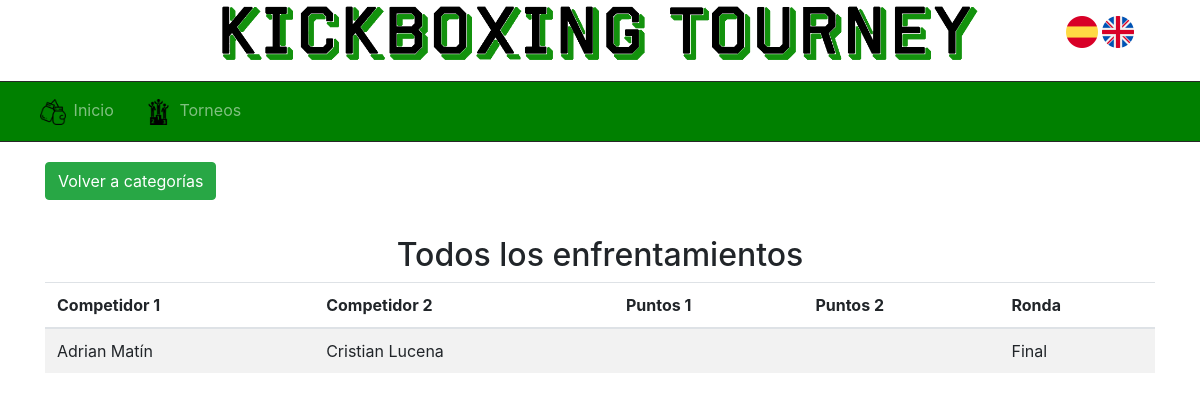
The app's page /ProyectoTFG/Invitado/listaResultadosInvitados.php?idtorneo=50&peso=64&sexo=m&edad=senior&modalidad=lowkick with its own data.
### tables this page shows
CREATE TABLE `enfrentamiento` (
  `idEnfrentamiento` int(11) NOT NULL,
  `dni1` varchar(9) DEFAULT NULL,
  `dni2` varchar(9) DEFAULT NULL,
  `puntos1` int(3) DEFAULT NULL,
  `puntos2` int(3) DEFAULT NULL,
  `ronda` int(3) NOT NULL,
  `idTorneo` int(11) NOT NULL,
  `peso` int(3) NOT NULL,
  `sexo` varchar(1) NOT NULL,
  `edad` varchar(30) NOT NULL,
  `modalidad` varchar(30) NOT NULL
);

CREATE TABLE `competidores` (
  `dni` varchar(9) NOT NULL,
  `nombre` varchar(50) NOT NULL,
  `contrasena` varchar(20) NOT NULL,
  `correo` varchar(40) NOT NULL,
  `fech_nac` date NOT NULL,
  `Catedad` varchar(30) NOT NULL,
  `licencia` int(11) NOT NULL,
  `club` int(11) NOT NULL,
  `peso` int(3) NOT NULL,
  `sexo` varchar(1) NOT NULL,
  `estado` int(1) NOT NULL,
  `img` varchar(200) DEFAULT NULL
);

### ProyectoTFG/Modelo/ModeloBD.php (called while the page is built, shortened)
<?php
class ModeloBD {
    private static $db_host = 'localhost';
    private static $db_user = 'root';
    private static $db_pass = '';
    protected $db_name = 'proyectotfg';
    protected $rows = array();
    private $conexion;
    public function open_connection() {
        $this->conexion = new mysqli(self::$db_host, self::$db_user, self::$db_pass, $this->db_name);
        $this->conexion->query("SET NAMES 'utf8'");
    }
public function get_results_from_query($query) {
    $result = $this->conexion->query($query);
    $this->rows = array();
    $hasResults = false;
    if ($result && $result->num_rows > 0) {
        while ($row = $result->fetch_assoc()) {
            $this->rows[] = $row;
            $hasResults = true;
        }
    }
    return $hasResults;
}
    public function get_rows() {
        return $this->rows;
    }
}

### ProyectoTFG/Modelo/ModeloEnfrentamiento.php (called while the page is built, shortened)
<?php
include_once 'ModeloBD.php';
include_once '../Clases/Enfrentamiento.php';
class ModeloEnfrentamiento {
    private $modeloBD;
    public function __construct() {
        $this->modeloBD = new ModeloBD();
    }
    public function obtenerEnfrentamientosPorCriterios($idTorneo, $modalidad, $edad, $peso, $sexo) {
        $sql = "SELECT * FROM enfrentamiento WHERE idTorneo = '" . $idTorneo .
               "' AND modalidad = '" . $modalidad .
               "' AND edad = '" . $edad .
               "' AND peso = '" . $peso .
               "' AND sexo = '" . $sexo . "'";
        $this->modeloBD->get_results_from_query($sql);
        $rows = $this->modeloBD->get_rows();
        $enfrentamientos = array();
        if ($rows !== null) {
            foreach ($rows as $row) {
                $enfrentamientos[] = new Enfrentamiento($row['idEnfrentamiento'], $row['dni1'], $row['dni2'], $row['puntos1'], $row['puntos2'], $row['ronda'], $row['idTorneo'], $row['peso'], $row['sexo'], $row['edad'], $row['modalidad']);
            }
        }
        return $enfrentamientos;
    }
}

### ProyectoTFG/Clases/Enfrentamiento.php (called while the page is built, shortened)
<?php
class Enfrentamiento {
    public $dni1;
    public $dni2;
    public $ronda;
    public function __construct($idEnfrentamiento, $dni1, $dni2, $puntos1, $puntos2, $ronda, $idTorneo, $peso, $sexo, $edad, $modalidad) {
        $this->dni1 = $dni1;
        $this->dni2 = $dni2;
        $this->ronda = $ronda;
    }
    public function getDni1() {
        return $this->dni1;
    }
    public function getDni2() {
        return $this->dni2;
    }
    public function getRonda() {
        return $this->ronda;
    }
}

### ProyectoTFG/Modelo/ModeloCompetidor.php (called while the page is built, shortened)
<?php
include_once 'ModeloBD.php';
include_once '../Clases/Competidor.php';
class ModeloCompetidor {
    private $modeloBD;
    public function __construct() {
        $this->modeloBD = new ModeloBD();
    }
    public function obtenerCompetidorPorDNI($dni) {
        $sql = "SELECT * FROM competidores WHERE dni = '$dni'";
        $this->modeloBD->open_connection();
        $this->modeloBD->get_results_from_query($sql);
        $rows = $this->modeloBD->get_rows();
        if($rows !== null){
            if (count($rows) === 1){
                $datos = $rows[0];
                $competidor = new Competidor($datos['dni'],$datos['nombre'],$datos['contrasena'],$datos['correo'],$datos['fech_nac'],$datos['licencia'],$datos['club'],$datos['peso'],$datos['sexo'],$datos['estado'],$datos['img']);
                return $competidor;
            } else {
                return null;
            }
        }else{
            return null;
        }
    }
}

### ProyectoTFG/Clases/Competidor.php (called while the page is built, shortened)
<?php
include_once 'Usuario.php';
class Competidor extends Usuario {
    public function calcularCategoriaEdad($fech_nac) {
        $fechaNacimiento = new DateTime($fech_nac);
        $fechaActual = new DateTime('now');
        $edad = $fechaActual->diff($fechaNacimiento)->y;
        if ($edad >= 5 && $edad < 19) {
            return 'junior';
        } else if ($edad >= 19) {
            return 'senior';
        } else {
            return 'No Aplica';
        }
    }
}

### ProyectoTFG/Clases/Usuario.php (called while the page is built, shortened)
<?php
class Usuario {
    public $nombre;
    public function __construct($dni, $nombre, $contrasena, $correo) {
        $this->nombre = $nombre;
    }
    public function getNombre() {
        return $this->nombre;
    }
}

### ProyectoTFG/Invitado/listaResultadosInvitados.php (the view, shortened to what this page needs)
<?php
    $idTorneo = $_GET['idtorneo'];
    $peso = $_GET['peso'];
    $sexo = $_GET['sexo'];
    $edad = $_GET['edad'];
    $modalidad = $_GET['modalidad'];
    include_once '../Modelo/ModeloEnfrentamiento.php';
    $modeloEnfrentamiento = new ModeloEnfrentamiento();
    $enfrentamientos = $modeloEnfrentamiento->obtenerEnfrentamientosPorCriterios($idTorneo, $modalidad, $edad, $peso, $sexo);
    include_once '../Modelo/ModeloCompetidor.php';
    $modeloCompetidor = new ModeloCompetidor();
    ?>
    <html>
        <head>
            <link rel="stylesheet" href="https://maxcdn.bootstrapcdn.com/bootstrap/4.0.0/css/bootstrap.min.css">
            <link href="../CSS/principal.css" rel="stylesheet" type="text/css"/>
        </head>
        <body>
                <?php include '../header.php';
                    include '../menus/menuInvitado.php';
                ?>
            <?php
            if ( !empty($enfrentamientos)) {
                ?>
                <div class="container">
                    <?php
                    print "<a href='listaCategoriasResultadosInvitados.php?idtorneo=" . $idTorneo . "'><button type='button' id='volverACategorias' name='volverACategorias' class='btn btn-success'>".$lang["VolverCategorias"]."</button></a>";
                    ?>
                    <h2 class="textoCentrado"><?php echo $lang["TodosEnfrentamientos"]?></h2>
                    <table class="table table-striped">
                        <thead>
                            <tr>
                                <th><?php echo $lang["Competidor"]?> 1</th>
                                <th><?php echo $lang["Competidor"]?> 2</th>
                                <th><?php echo $lang["Puntos"]?> 1</th>
                                <th><?php echo $lang["Puntos"]?> 2</th>
                                <th><?php echo $lang["Ronda"]?></th>
                            </tr>
                        </thead>
                        <tbody>
                            <?php
                            foreach ($enfrentamientos as $enfrentamiento) {
                                $dni1=$enfrentamiento->getDni1();
                                $dni2=$enfrentamiento->getDni2();
                                $competidor1=$modeloCompetidor->obtenerCompetidorPorDNI($dni1);
                                if($dni2!==null){
                                   $competidor2=$modeloCompetidor->obtenerCompetidorPorDNI($dni2);
                                }
                                print "<tr>";
                                print "<td>" . $competidor1->getNombre() . "</td>";
                                 if($dni2==null){
                                    print "<td>".$lang["SinCombate"]."</td>";
                                 }else{
                                   print "<td>" . $competidor2->getNombre() . "</td>";
                                 }
                                print "<td>" . $enfrentamiento->getPuntos1() . "</td>";
                                print "<td>" . $enfrentamiento->getPuntos2() . "</td>";
                                if ($enfrentamiento->getRonda() == 3) {
                                    print "<td>".$lang["CuartosFinal"]."</td>";
                                } else if ($enfrentamiento->getRonda() == 2) {
                                    print "<td>".$lang["SemiFinal"]."</td>";
                                } else if ($enfrentamiento->getRonda() == 1) {
                                    print "<td>".$lang["Final"]."</td>";
                                }
                                print "</tr>";
                            }
                            ?>
                        </tbody>
                    </table>
                </div>
                <?php
            } else {
                print "<h1>".$lang["NoHayResultados"]."</h1>";
            }
            ?>
        </body>
    </html>

### ProyectoTFG/CSS/principal.css (style rules this page uses)
* { padding: 0; margin: 0; }
.table { margin-bottom: 0; }
.textoCentrado { text-align: center; margin-top: 0.5em; }
a { color: black; }
table tr th { cursor: pointer; -webkit-user-select: none; -moz-user-select: none; -ms-user-select: none; user-select: none; }
table th { white-space: nowrap; }
#volverACategorias { margin-top: 20px; margin-bottom: 20px; }

### records on screen
enfrentamiento: competidores.nombre "Adrian Matín", competidores.nombre "Cristian Lucena"

### other values on screen
$lang["Inicio"] "Inicio"
$lang["Torneos"] "Torneos"
$lang["VolverCategorias"] "Volver a categorías"
$lang["TodosEnfrentamientos"] "Todos los enfrentamientos"
$lang["Competidor"] "Competidor"
$lang["Puntos"] "Puntos"
$lang["Ronda"] "Ronda"
